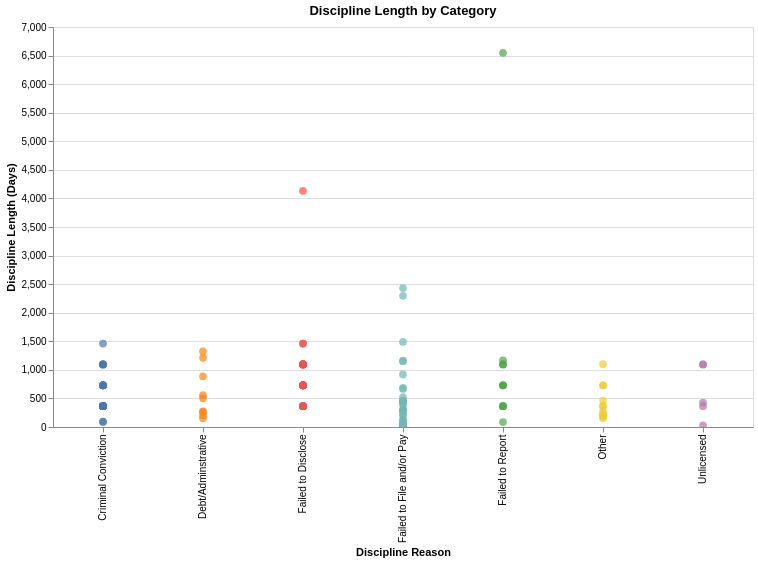

Notebook cell for this chart:
### Code cell
# strictly filter data first to fix empty dropdown options and remove negative lengths
df_p2 = df.dropna(subset=['Discipline Length', 'Category']).copy()
df_p2 = df_p2[df_p2['Discipline Length'] >= 0]

# parameters based on cleaned data
cols_2 = ['Category', 'Discipline Reason', 'Discipline Length', 'License Status', 'License Type', 'Business Name']
df_chart2 = df_p2[cols_2].dropna(subset=['Discipline Length']).replace({np.nan: None})

status_types = [None] + list(df_chart2['License Status'].unique())
status_dropdown = alt.binding_select(options=status_types, labels=['All'] + status_types[1:], name='License Status: ')
status_selection = alt.selection_point(fields=['License Status'], bind=status_dropdown)

chart_dropdown = alt.binding_select(options=['Scatter', 'Boxplot'], name='Chart Type: ')
chart_param = alt.param(name='ChartType', bind=chart_dropdown, value='Scatter')

# base layer
base = alt.Chart(df_chart2).encode(
    x=alt.X('Category:N', title='Discipline Reason'),
    y=alt.Y('Discipline Length:Q', title='Discipline Length (Days)'),
    color=alt.Color('Category:N', legend=None)
).add_params(
    status_selection, chart_param
).transform_filter(
    status_selection 
)

# scatter layer
scatter = base.mark_circle(size=60).encode(
    tooltip=['Business Name', 'License Type', 'License Status', 'Discipline Reason', 'Discipline Length']
).transform_filter("ChartType == 'Scatter'")

# boxplot layer
boxplot = base.mark_boxplot(extent='min-max').transform_filter("ChartType == 'Boxplot'")

# combine
chart2 = (scatter + boxplot).properties(
    width=700, 
    height=400,
    title="Discipline Length by Category"
).interactive()

chart2.save('../assets/json/hw5_chart2.json')
chart2.save('../assets/pngs/hw5_chart2.png')
chart2
